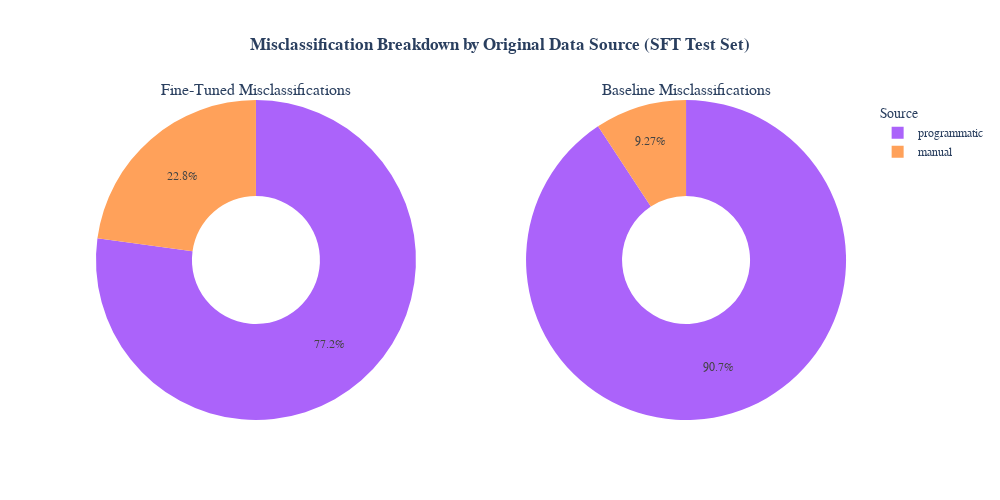

Source (notebook cell):
### Code cell
### Cell 8: Graph 6 - Misclassifications by Data Source

def plot_misclassifications_by_source(df):
    misclass_df = df[(df['is_correct'] == False) & (df['test_set'] == 'SFT Test Set')]
    
    fig = make_subplots(rows=1, cols=2, specs=[[{'type':'domain'}, {'type':'domain'}]],
                        subplot_titles=['Fine-Tuned Misclassifications', 'Baseline Misclassifications'])

    for i, model in enumerate(['Fine-Tuned', 'Baseline']):
        subset = misclass_df[misclass_df['model'] == model]
        counts = subset['source'].value_counts()
        fig.add_trace(go.Pie(
            labels=counts.index,
            values=counts.values,
            name=model,
            marker_colors=['#AB63FA', '#FFA15A']
        ), 1, i+1)

    fig.update_traces(hole=.4, hoverinfo="label+percent+value")
    fig.update_layout(
        title_text="<b>Misclassification Breakdown by Original Data Source (SFT Test Set)</b>",
        title_x=0.5,
        legend_title_text='Source',
        height=500,
        width=1000  # Fixed width for 2-panel plot
    )
    fig.show()

plot_misclassifications_by_source(master_df)

### Figure 1 — Plotly figure (JSON) as saved in the notebook; plotly's stock layout.template omitted (floating-point values rounded to 4 significant figures)
{"data": [{"domain": {"x": [0, 0.45], "y": [0, 1]}, "hole": 0.4, "hoverinfo": "label+percent+value", "labels": ["programmatic", "manual"], "marker": {"colors": ["#AB63FA", "#FFA15A"]}, "name": "Fine-Tuned", "type": "pie", "values": [169, 50]}, {"domain": {"x": [0.55, 1], "y": [0, 1]}, "hole": 0.4, "hoverinfo": "label+percent+value", "labels": ["programmatic", "manual"], "marker": {"colors": ["#AB63FA", "#FFA15A"]}, "name": "Baseline", "type": "pie", "values": [421, 43]}], "layout": {"annotations": [{"font": {"size": 16}, "showarrow": false, "text": "Fine-Tuned Misclassifications", "x": 0.225, "xanchor": "center", "xref": "paper", "y": 1, "yanchor": "bottom", "yref": "paper"}, {"font": {"size": 16}, "showarrow": false, "text": "Baseline Misclassifications", "x": 0.775, "xanchor": "center", "xref": "paper", "y": 1, "yanchor": "bottom", "yref": "paper"}], "height": 500, "legend": {"title": {"text": "Source"}}, "title": {"text": "<b>Misclassification Breakdown by Original Data Source (SFT Test Set)</b>", "x": 0.5}, "width": 1000}}
